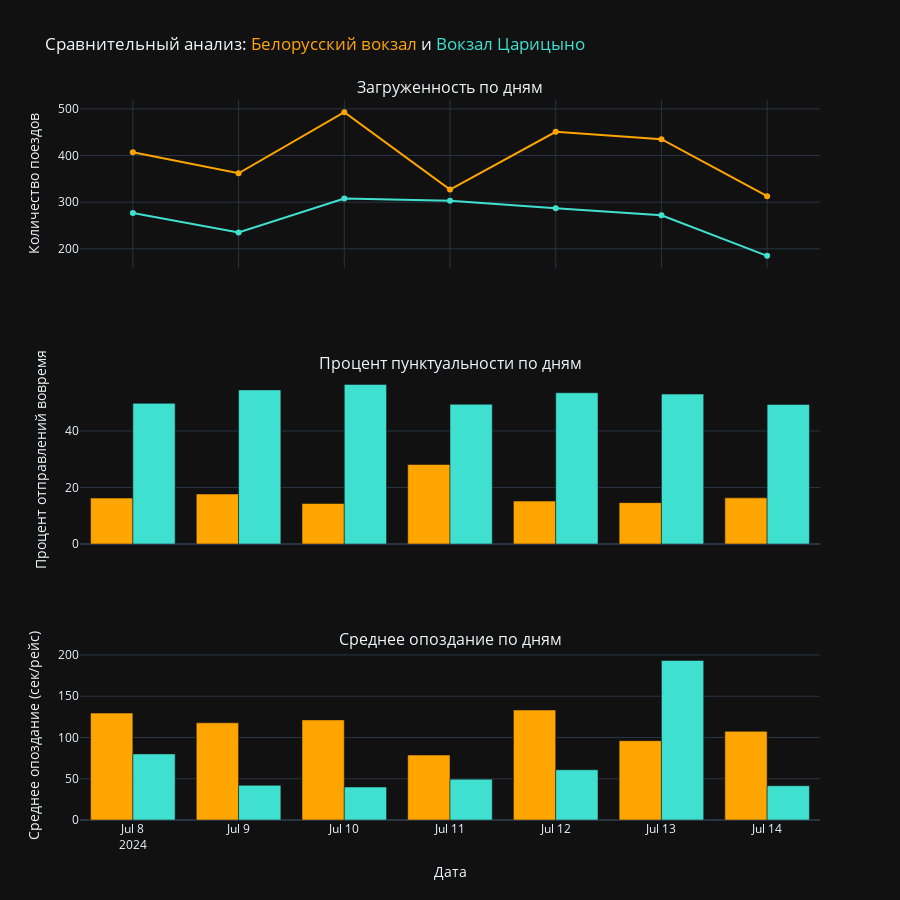

Notebook cell for this chart:
### Markdown cell above
Возвращаясь к прошлому выводу - самый пунктуальный день у вокзала выпал на день, с неожиданно нихкой нагрузкой.

### Code cell
selected_stations = ['Белорусский вокзал', 'Вокзал Царицыно']
colors = dict(zip(selected_stations, ['orange', 'turquoise']))


data_frames = {station: dfs[station].copy() for station in selected_stations}
for df in data_frames.values():
    df['day'] = pd.to_datetime(df['DATETIME_DEPARTURE_PLAN_MSK']).dt.date


daily_load = {station: df.groupby('day').size().reset_index(name='count') for station, df in data_frames.items()}

for df in data_frames.values():
    df['on_time_departure'] = df['DATETIME_DEPARTURE_DELAY_MSK'].dropna().apply(lambda x: x.total_seconds() <= 0)
punctuality_by_day = {station: df.groupby('day')['on_time_departure'].mean().reset_index(name='Процент отправлений вовремя') for station, df in data_frames.items()}
for df in punctuality_by_day.values():
    df['Процент отправлений вовремя'] *= 100

for df in data_frames.values():
    df['positive_delay'] = df['DATETIME_DEPARTURE_DELAY_MSK'].apply(lambda x: max(pd.to_timedelta(0), x) if pd.notnull(x) else pd.to_timedelta(0))
delay_by_day = {station: df.groupby('day')['positive_delay'].apply(lambda x: x.apply(lambda y: y.total_seconds()).mean()).reset_index(name='Среднее опоздание (сек/рейс)') for station, df in data_frames.items()}


fig = make_subplots(rows=3, cols=1, shared_xaxes=True, subplot_titles=('Загруженность по дням', 'Процент пунктуальности по дням', 'Среднее опоздание по дням'), vertical_spacing=0.15)

for station in selected_stations:
    fig.add_trace(
        go.Scatter(x=daily_load[station]['day'], y=daily_load[station]['count'], mode='lines+markers', name=f'Загруженность {station}', line=dict(color=colors[station])),
        row=1, col=1
    )
for station in selected_stations:
    fig.add_trace(
        go.Bar(x=punctuality_by_day[station]['day'], y=punctuality_by_day[station]['Процент отправлений вовремя'], name=f'Процент пунктуальности {station}', marker_color=colors[station]),
        row=2, col=1
    )
for station in selected_stations:
    fig.add_trace(
        go.Bar(x=delay_by_day[station]['day'], y=delay_by_day[station]['Среднее опоздание (сек/рейс)'], name=f'Среднее опоздание {station}', marker_color=colors[station]),
        row=3, col=1
    )


fig.update_layout(title_text=f'Сравнительный анализ: <span style="color:{colors[selected_stations[0]]};">{selected_stations[0]}</span> и <span style="color:{colors[selected_stations[1]]};">{selected_stations[1]}</span>', showlegend=False, height=900, template='plotly_dark')
fig.update_xaxes(title_text='Дата', row=3, col=1)
fig.update_yaxes(title_text='Количество поездов', row=1, col=1)
fig.update_yaxes(title_text='Процент отправлений вовремя', row=2, col=1)
fig.update_yaxes(title_text='Среднее опоздание (сек/рейс)', row=3, col=1)

fig.show()

### Figure 1 — Plotly figure (JSON) as saved in the notebook; plotly's stock layout.template omitted (floating-point values rounded to 4 significant figures)
{"data": [{"line": {"color": "orange"}, "mode": "lines+markers", "name": "Загруженность Белорусский вокзал", "type": "scatter", "x": ["2024-07-08", "2024-07-09", "2024-07-10", "2024-07-11", "2024-07-12", "2024-07-13", "2024-07-14"], "xaxis": "x", "y": [407, 362, 493, 327, 451, 435, 313], "yaxis": "y"}, {"line": {"color": "turquoise"}, "mode": "lines+markers", "name": "Загруженность Вокзал Царицыно", "type": "scatter", "x": ["2024-07-08", "2024-07-09", "2024-07-10", "2024-07-11", "2024-07-12", "2024-07-13", "2024-07-14"], "xaxis": "x", "y": [277, 235, 308, 303, 287, 272, 185], "yaxis": "y"}, {"marker": {"color": "orange"}, "name": "Процент пунктуальности Белорусский вокзал", "type": "bar", "x": ["2024-07-08", "2024-07-09", "2024-07-10", "2024-07-11", "2024-07-12", "2024-07-13", "2024-07-14"], "xaxis": "x2", "y": [16.27, 17.71, 14.32, 28.15, 15.2, 14.64, 16.33], "yaxis": "y2"}, {"marker": {"color": "turquoise"}, "name": "Процент пунктуальности Вокзал Царицыно", "type": "bar", "x": ["2024-07-08", "2024-07-09", "2024-07-10", "2024-07-11", "2024-07-12", "2024-07-13", "2024-07-14"], "xaxis": "x2", "y": [49.8, 54.55, 56.49, 49.46, 53.54, 53.06, 49.4], "yaxis": "y2"}, {"marker": {"color": "orange"}, "name": "Среднее опоздание Белорусский вокзал", "type": "bar", "x": ["2024-07-08", "2024-07-09", "2024-07-10", "2024-07-11", "2024-07-12", "2024-07-13", "2024-07-14"], "xaxis": "x3", "y": [129.6, 117.8, 121.3, 78.72, 133.3, 96.14, 107.4], "yaxis": "y3"}, {"marker": {"color": "turquoise"}, "name": "Среднее опоздание Вокзал Царицыно", "type": "bar", "x": ["2024-07-08", "2024-07-09", "2024-07-10", "2024-07-11", "2024-07-12", "2024-07-13", "2024-07-14"], "xaxis": "x3", "y": [80.14, 42, 39.94, 49.5, 60.84, 193.5, 41.51], "yaxis": "y3"}], "layout": {"annotations": [{"font": {"size": 16}, "showarrow": false, "text": "Загруженность по дням", "x": 0.5, "xanchor": "center", "xref": "paper", "y": 1.0, "yanchor": "bottom", "yref": "paper"}, {"font": {"size": 16}, "showarrow": false, "text": "Процент пунктуальности по дням", "x": 0.5, "xanchor": "center", "xref": "paper", "y": 0.6167, "yanchor": "bottom", "yref": "paper"}, {"font": {"size": 16}, "showarrow": false, "text": "Среднее опоздание по дням", "x": 0.5, "xanchor": "center", "xref": "paper", "y": 0.2333, "yanchor": "bottom", "yref": "paper"}], "height": 900, "showlegend": false, "title": {"text": "Сравнительный анализ: <span style=\"color:orange;\">Белорусский вокзал</span> и <span style=\"color:turquoise;\">Вокзал Царицыно</span>"}, "xaxis": {"anchor": "y", "domain": [0, 1], "matches": "x3", "showticklabels": false}, "xaxis2": {"anchor": "y2", "domain": [0, 1], "matches": "x3", "showticklabels": false}, "xaxis3": {"anchor": "y3", "domain": [0, 1], "title": {"text": "Дата"}}, "yaxis": {"anchor": "x", "domain": [0.7667, 1.0], "title": {"text": "Количество поездов"}}, "yaxis2": {"anchor": "x2", "domain": [0.3833, 0.6167], "title": {"text": "Процент отправлений вовремя"}}, "yaxis3": {"anchor": "x3", "domain": [0, 0.2333], "title": {"text": "Среднее опоздание (сек/рейс)"}}}}
